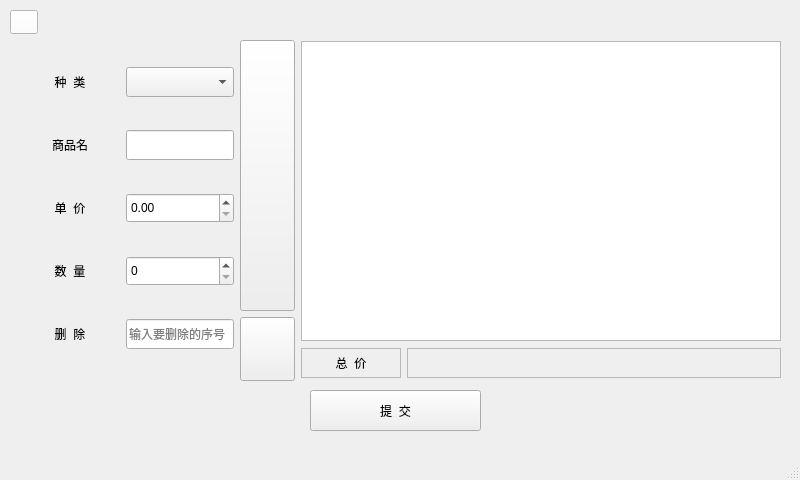
<?xml version="1.0" encoding="UTF-8"?>
<ui version="4.0">
 <class>GoodsManagementWindow</class>
 <widget class="QMainWindow" name="GoodsManagementWindow">
  <property name="geometry">
   <rect>
    <x>0</x>
    <y>0</y>
    <width>800</width>
    <height>480</height>
   </rect>
  </property>
  <property name="minimumSize">
   <size>
    <width>150</width>
    <height>0</height>
   </size>
  </property>
  <property name="windowTitle">
   <string>MainWindow</string>
  </property>
  <widget class="QWidget" name="centralwidget">
   <widget class="QPushButton" name="returnBtn">
    <property name="geometry">
     <rect>
      <x>10</x>
      <y>10</y>
      <width>28</width>
      <height>24</height>
     </rect>
    </property>
    <property name="styleSheet">
     <string notr="true">background-color: rgb(255, 255, 255);</string>
    </property>
    <property name="text">
     <string/>
    </property>
    <property name="icon">
     <iconset resource="res.qrc">
      <normaloff>:/image/icon/return.png</normaloff>:/image/icon/return.png</iconset>
    </property>
   </widget>
   <widget class="QPushButton" name="submitBtn">
    <property name="geometry">
     <rect>
      <x>310</x>
      <y>390</y>
      <width>171</width>
      <height>41</height>
     </rect>
    </property>
    <property name="styleSheet">
     <string notr="true">color: rgb(0, 0, 0);
font: 16pt &quot;黑体&quot;;</string>
    </property>
    <property name="text">
     <string>提  交</string>
    </property>
   </widget>
   <widget class="QWidget" name="">
    <property name="geometry">
     <rect>
      <x>20</x>
      <y>40</y>
      <width>761</width>
      <height>341</height>
     </rect>
    </property>
    <layout class="QHBoxLayout" name="horizontalLayout_11">
     <item>
      <layout class="QVBoxLayout" name="verticalLayout">
       <item>
        <layout class="QHBoxLayout" name="horizontalLayout_6">
         <item>
          <widget class="QLabel" name="label_3">
           <property name="sizePolicy">
            <sizepolicy hsizetype="Fixed" vsizetype="Fixed">
             <horstretch>0</horstretch>
             <verstretch>0</verstretch>
            </sizepolicy>
           </property>
           <property name="minimumSize">
            <size>
             <width>100</width>
             <height>0</height>
            </size>
           </property>
           <property name="styleSheet">
            <string notr="true">color: rgb(0, 0, 0);
font: 16pt &quot;黑体&quot;;</string>
           </property>
           <property name="text">
            <string>种  类</string>
           </property>
           <property name="alignment">
            <set>Qt::AlignCenter</set>
           </property>
          </widget>
         </item>
         <item>
          <widget class="QComboBox" name="comboBox">
           <property name="minimumSize">
            <size>
             <width>0</width>
             <height>30</height>
            </size>
           </property>
           <property name="styleSheet">
            <string notr="true">color: rgb(0, 0, 0);
font: 12pt &quot;黑体&quot;;</string>
           </property>
          </widget>
         </item>
        </layout>
       </item>
       <item>
        <layout class="QHBoxLayout" name="horizontalLayout_7">
         <item>
          <widget class="QLabel" name="label_7">
           <property name="sizePolicy">
            <sizepolicy hsizetype="Fixed" vsizetype="Fixed">
             <horstretch>0</horstretch>
             <verstretch>0</verstretch>
            </sizepolicy>
           </property>
           <property name="minimumSize">
            <size>
             <width>100</width>
             <height>0</height>
            </size>
           </property>
           <property name="styleSheet">
            <string notr="true">color: rgb(0, 0, 0);
font: 16pt &quot;黑体&quot;;</string>
           </property>
           <property name="text">
            <string>商品名</string>
           </property>
           <property name="alignment">
            <set>Qt::AlignCenter</set>
           </property>
          </widget>
         </item>
         <item>
          <widget class="QLineEdit" name="nameEdit">
           <property name="minimumSize">
            <size>
             <width>0</width>
             <height>30</height>
            </size>
           </property>
           <property name="styleSheet">
            <string notr="true">font: 12pt &quot;黑体&quot;;
color: rgb(0, 0, 0);</string>
           </property>
          </widget>
         </item>
        </layout>
       </item>
       <item>
        <layout class="QHBoxLayout" name="horizontalLayout_2">
         <item>
          <widget class="QLabel" name="label_2">
           <property name="sizePolicy">
            <sizepolicy hsizetype="Fixed" vsizetype="Fixed">
             <horstretch>0</horstretch>
             <verstretch>0</verstretch>
            </sizepolicy>
           </property>
           <property name="minimumSize">
            <size>
             <width>100</width>
             <height>0</height>
            </size>
           </property>
           <property name="styleSheet">
            <string notr="true">color: rgb(0, 0, 0);
font: 16pt &quot;黑体&quot;;</string>
           </property>
           <property name="text">
            <string>单  价</string>
           </property>
           <property name="alignment">
            <set>Qt::AlignCenter</set>
           </property>
          </widget>
         </item>
         <item>
          <widget class="QDoubleSpinBox" name="priceSpinBox">
           <property name="minimumSize">
            <size>
             <width>0</width>
             <height>30</height>
            </size>
           </property>
           <property name="styleSheet">
            <string notr="true">font: 12pt &quot;黑体&quot;;
color: rgb(0, 0, 0);</string>
           </property>
           <property name="maximum">
            <double>9999.989999999999782</double>
           </property>
          </widget>
         </item>
        </layout>
       </item>
       <item>
        <layout class="QHBoxLayout" name="horizontalLayout_3">
         <item>
          <widget class="QLabel" name="label_4">
           <property name="sizePolicy">
            <sizepolicy hsizetype="Fixed" vsizetype="Fixed">
             <horstretch>0</horstretch>
             <verstretch>0</verstretch>
            </sizepolicy>
           </property>
           <property name="minimumSize">
            <size>
             <width>100</width>
             <height>0</height>
            </size>
           </property>
           <property name="styleSheet">
            <string notr="true">color: rgb(0, 0, 0);
font: 16pt &quot;黑体&quot;;</string>
           </property>
           <property name="text">
            <string>数  量</string>
           </property>
           <property name="alignment">
            <set>Qt::AlignCenter</set>
           </property>
          </widget>
         </item>
         <item>
          <widget class="QSpinBox" name="numberSpinBox">
           <property name="minimumSize">
            <size>
             <width>0</width>
             <height>30</height>
            </size>
           </property>
           <property name="styleSheet">
            <string notr="true">font: 12pt &quot;黑体&quot;;
color: rgb(0, 0, 0);</string>
           </property>
          </widget>
         </item>
        </layout>
       </item>
       <item>
        <layout class="QHBoxLayout" name="horizontalLayout">
         <item>
          <widget class="QLabel" name="label_11">
           <property name="sizePolicy">
            <sizepolicy hsizetype="Fixed" vsizetype="Fixed">
             <horstretch>0</horstretch>
             <verstretch>0</verstretch>
            </sizepolicy>
           </property>
           <property name="minimumSize">
            <size>
             <width>100</width>
             <height>0</height>
            </size>
           </property>
           <property name="styleSheet">
            <string notr="true">color: rgb(0, 0, 0);
font: 16pt &quot;黑体&quot;;</string>
           </property>
           <property name="text">
            <string>删  除</string>
           </property>
           <property name="alignment">
            <set>Qt::AlignCenter</set>
           </property>
          </widget>
         </item>
         <item>
          <widget class="QLineEdit" name="deleteEdit">
           <property name="minimumSize">
            <size>
             <width>0</width>
             <height>30</height>
            </size>
           </property>
           <property name="styleSheet">
            <string notr="true">color: rgb(0, 0, 0);
font: 10pt &quot;黑体&quot;;</string>
           </property>
           <property name="placeholderText">
            <string>输入要删除的序号</string>
           </property>
          </widget>
         </item>
        </layout>
       </item>
      </layout>
     </item>
     <item>
      <layout class="QVBoxLayout" name="verticalLayout_4">
       <item>
        <widget class="QPushButton" name="addBtn">
         <property name="sizePolicy">
          <sizepolicy hsizetype="Expanding" vsizetype="Expanding">
           <horstretch>0</horstretch>
           <verstretch>0</verstretch>
          </sizepolicy>
         </property>
         <property name="minimumSize">
          <size>
           <width>0</width>
           <height>0</height>
          </size>
         </property>
         <property name="text">
          <string/>
         </property>
         <property name="icon">
          <iconset resource="res.qrc">
           <normaloff>:/image/icon/add.png</normaloff>:/image/icon/add.png</iconset>
         </property>
        </widget>
       </item>
       <item>
        <widget class="QPushButton" name="deleteBtn">
         <property name="sizePolicy">
          <sizepolicy hsizetype="Preferred" vsizetype="Fixed">
           <horstretch>0</horstretch>
           <verstretch>0</verstretch>
          </sizepolicy>
         </property>
         <property name="minimumSize">
          <size>
           <width>0</width>
           <height>64</height>
          </size>
         </property>
         <property name="text">
          <string/>
         </property>
         <property name="icon">
          <iconset resource="res.qrc">
           <normaloff>:/image/icon/remove.png</normaloff>:/image/icon/remove.png</iconset>
         </property>
        </widget>
       </item>
      </layout>
     </item>
     <item>
      <layout class="QVBoxLayout" name="verticalLayout_2">
       <item>
        <widget class="QListWidget" name="listWidget">
         <property name="sizePolicy">
          <sizepolicy hsizetype="Fixed" vsizetype="Fixed">
           <horstretch>0</horstretch>
           <verstretch>0</verstretch>
          </sizepolicy>
         </property>
         <property name="minimumSize">
          <size>
           <width>480</width>
           <height>300</height>
          </size>
         </property>
         <property name="styleSheet">
          <string notr="true">font: 12pt &quot;黑体&quot;;
color: rgb(0, 0, 0);</string>
         </property>
        </widget>
       </item>
       <item>
        <layout class="QHBoxLayout" name="horizontalLayout_4">
         <item>
          <widget class="QLabel" name="label_6">
           <property name="sizePolicy">
            <sizepolicy hsizetype="Fixed" vsizetype="Fixed">
             <horstretch>0</horstretch>
             <verstretch>0</verstretch>
            </sizepolicy>
           </property>
           <property name="minimumSize">
            <size>
             <width>100</width>
             <height>30</height>
            </size>
           </property>
           <property name="styleSheet">
            <string notr="true">color: rgb(0, 0, 0);
font: 16pt &quot;黑体&quot;;</string>
           </property>
           <property name="frameShape">
            <enum>QFrame::StyledPanel</enum>
           </property>
           <property name="text">
            <string>总  价</string>
           </property>
           <property name="alignment">
            <set>Qt::AlignCenter</set>
           </property>
          </widget>
         </item>
         <item>
          <widget class="QLabel" name="totalLabel">
           <property name="sizePolicy">
            <sizepolicy hsizetype="Preferred" vsizetype="Fixed">
             <horstretch>0</horstretch>
             <verstretch>0</verstretch>
            </sizepolicy>
           </property>
           <property name="minimumSize">
            <size>
             <width>0</width>
             <height>30</height>
            </size>
           </property>
           <property name="styleSheet">
            <string notr="true">font: 16pt &quot;黑体&quot;;
color: rgb(0, 0, 0);</string>
           </property>
           <property name="frameShape">
            <enum>QFrame::StyledPanel</enum>
           </property>
           <property name="text">
            <string/>
           </property>
          </widget>
         </item>
        </layout>
       </item>
      </layout>
     </item>
    </layout>
   </widget>
  </widget>
  <widget class="QMenuBar" name="menubar">
   <property name="geometry">
    <rect>
     <x>0</x>
     <y>0</y>
     <width>800</width>
     <height>22</height>
    </rect>
   </property>
  </widget>
  <widget class="QStatusBar" name="statusbar"/>
 </widget>
 <resources>
  <include location="res.qrc"/>
 </resources>
 <connections/>
</ui>
